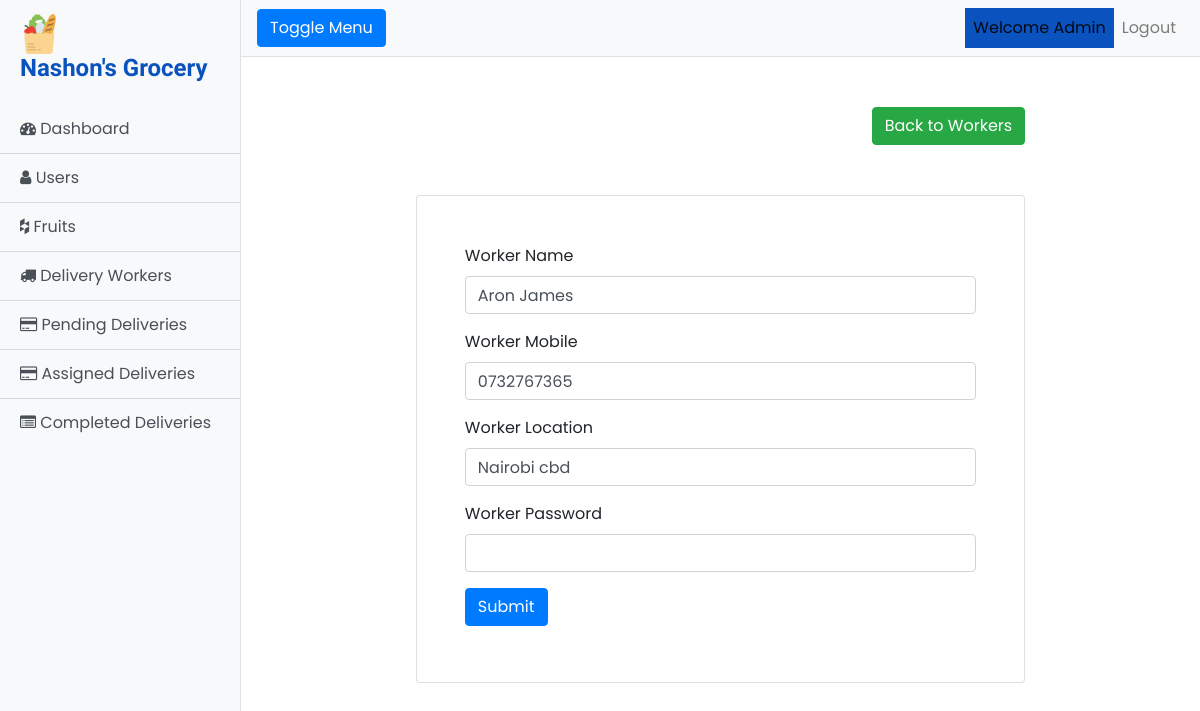
/Admin/editWorkers.php?wid_edit=3 (signed in), run on the app's committed database.
### tables this page shows
CREATE TABLE `delivery_workers` (
  `w_id` int(11) NOT NULL,
  `w_name` varchar(50) NOT NULL,
  `w_mobile` varchar(15) NOT NULL,
  `w_location` varchar(30) NOT NULL,
  `w_password` varchar(50) NOT NULL,
  `w_date` datetime NOT NULL
);

### Admin/editWorkers.php (the view, shortened to what this page needs)
<!DOCTYPE html>
<html lang="en">
<head>
    <link rel="stylesheet" href="../assets/css/bootstrap.min.css">
    <link rel="stylesheet" href="https://cdnjs.cloudflare.com/ajax/libs/font-awesome/4.7.0/css/font-awesome.min.css">
    <link href="../assets/css/app.css" rel="stylesheet">
</head>
<body>
<div class="d-flex" id="wrapper">
    <div class="bg-light border-right" id="sidebar-wrapper">
        <div class="sidebar-heading">
            <img src="../assets/images/icon.png" class="img-fluid" width="20%" style="margin-right: -400px;" alt="Logo"><br>
            <h4><b>Nashon's Grocery</b></h4></div>
        <div class="list-group list-group-flush">
            <a href="index.php" class="list-group-item list-group-item-action bg-light"><i class="fa fa-dashboard"></i> Dashboard</a>
            <a href="users.php" class="list-group-item list-group-item-action bg-light"><i class="fa fa-user"></i> Users</a>
            <a href="fruits.php" class="list-group-item list-group-item-action bg-light"><i class="fa fa-houzz"></i> Fruits</a>
            <a href="delivery_workers.php" class="list-group-item list-group-item-action bg-light"><i class="fa fa-truck"></i> Delivery Workers</a>
            <a href="pending_deliveries.php" class="list-group-item list-group-item-action bg-light"><i class="fa fa-credit-card"></i> Pending Deliveries</a>
            <a href="assigned_deliveries.php" class="list-group-item list-group-item-action bg-light"><i class="fa fa-credit-card"></i> Assigned Deliveries</a>
            <a href="completed_deliveries.php" class="list-group-item list-group-item-action bg-light"><i class="fa fa-list-alt"></i> Completed Deliveries</a>
        </div>
    </div>
    <div id="page-content-wrapper">
        <nav class="navbar navbar-expand-lg navbar-light bg-light border-bottom">
            <button class="btn btn-primary" id="menu-toggle">Toggle Menu</button>
            <div class="collapse navbar-collapse" id="navbarSupportedContent">
                <ul class="navbar-nav ml-auto mt-2 mt-lg-0">
                    <li class="nav-item active">
                        <a class="nav-link" href="#">Welcome Admin <span class="sr-only">(current)</span></a>
                    </li>
                    <li class="nav-item">
                        <a class="nav-link" href="logout.php">Logout</a>
                    </li>
                </ul>
            </div>
        </nav>
        <div class="container-fluid">
            <div class="row">
                <div class="col-md-2"></div>
                <div class="col-md-8">
                    <div align="right" style="margin-top: 50px;">
                        <button class="btn btn-success"><a href="delivery_workers.php" style="text-decoration: none; color: white;">Back to Workers</a></button>
                    </div>
                    <div class="card p-5" style="margin-top: 50px;">
                        <?php
                        if(isset($_GET['wid_edit']))
                        {
                            include "../includes/dbconnect.php";
                            $wid = $_GET['wid_edit'];
                            $sql = "SELECT * FROM delivery_workers where w_id ='$wid'";
                            $result = mysqli_query($con, $sql);
                            while ($row = mysqli_fetch_array($result))
                            {
                                ?>
                                <form action="editWorkers.php" method="post">
                                    <div class="form-group">
                                        <label for="name">Worker Name</label>
                                        <input type="text" value="<?php echo $row['w_name']; ?>" class="form-control" name="w_nameUpdate" required>
                                    </div>
                                    <div class="form-group">
                                        <label for="name">Worker Mobile</label>
                                        <input type="text" value="<?php echo $row['w_mobile']; ?>" class="form-control" name="w_mobileUpdate" required>
                                    </div>
                                    <div class="form-group">
                                        <label for="name">Worker Location</label>
                                        <input type="text" value="<?php echo $row['w_location']; ?>" class="form-control" name="w_locationUpdate" required>
                                    </div>
                                    <div class="form-group">
                                        <label for="name">Worker Password</label>
                                        <input type="password"  class="form-control" name="w_passwordUpdate" required>
                                    </div>
                                    <button type="submit" name="update_workers" class="btn btn-primary mb-2">Submit</button>
                                </form>
                                <?php
                            }
                        }
                        ?>
                    </div>
                </div>
                <div class="col-md-2"></div>
            </div>
        </div>
    </div>
</body>
</html>

### assets/css/app.css (style rules this page uses)
body { font-family: 'Poppins', sans-serif; }
#wrapper { overflow-x: hidden; }
#sidebar-wrapper { min-height: 100vh; margin-left: -15rem; -webkit-transition: margin .25s ease-out; -moz-transition: margin .25s ease-out; -o-transition: margin .25s ease-out; transition: margin .25s ease-out; }
#sidebar-wrapper .sidebar-heading { padding: 0.875rem 1.25rem; font-size: 1.2rem; }
#sidebar-wrapper .list-group { width: 15rem; }
#page-content-wrapper { min-width: 100vw; }
@media (min-width: 768px) { #sidebar-wrapper { margin-left: 0; } }
@media (min-width: 768px) { #page-content-wrapper { min-width: 0; width: 100%; } }
.active { color: black; background: #0a53be; }
.sidebar-heading { color: #0a53be; font-size: 40px; font-family: 'Courgette', cursive; }

### data on the page
delivery_workers: w_nameUpdate "Aron James", w_mobileUpdate "0732767365", w_locationUpdate "Nairobi cbd"
